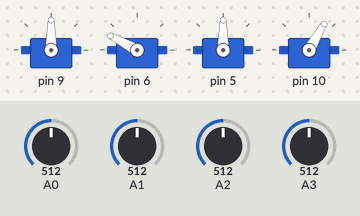
Recording of a sketch running on a simulated Arduino Uno, built with avr-gcc and run on an emulated ATmega328P. Parts: 4 × servo. The test bench sets the inputs (shaded band); at power-on: A0 = 512, A2 = 512, A3 = 512, A1 = 512. What the sketch prints to the serial monitor is not drawn.

Above: at 1.2 s.
1.3 s: A0 set to 428
2.8 s: A0 set to 399
At 3.27 s:
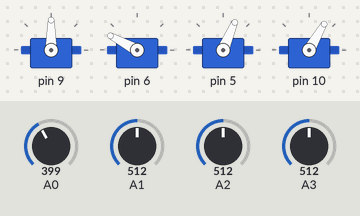
At 4.7 s:
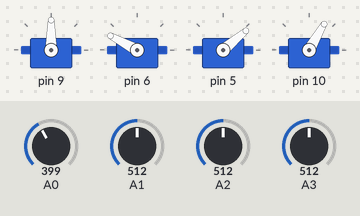
5.3 s: A2 set to 426
6.8 s: A2 set to 402
At 9.7 s:
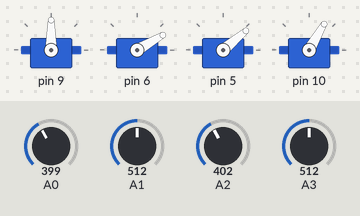
9.8 s: A3 set to 420
11.3 s: A3 set to 402
At 13.7 s:
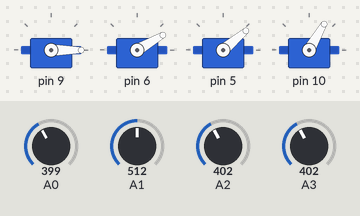
Timing chart, 0 to 15.2 s (numbered marks = the images above; inputs shaded):
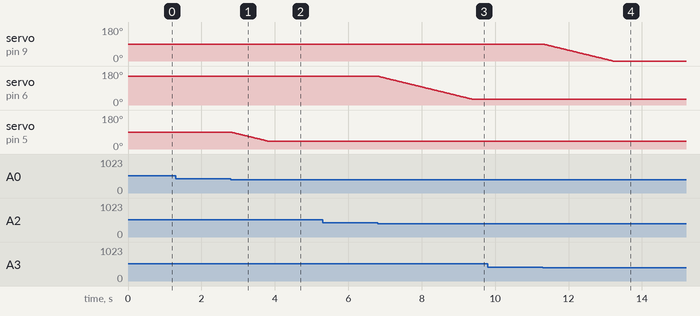

The sketch:

robot_arms.ino
```cpp
#include <Servo.h>

#define XPOS 0
#define YPOS 1

const int SERVOS = 4;
int PIN[SERVOS];
int value[SERVOS];
int idle[SERVOS];
int currentAngle[SERVOS];
int MIN[SERVOS];
int MAX[SERVOS];
int INITANGLE[SERVOS];
int previousAngle[SERVOS];
int ANA[SERVOS];
Servo myservo[SERVOS];

void setup()   {
  Serial.begin(9600);
  //좌우회전 서보모터
  PIN[0] = 9; //서보모터 IO를 9번핀으로 지정
  MIN[0] = 0; //서보모터 최소 회전각도
  MAX[0] = 180; //서보모터 최대 회전각도
  INITANGLE[0] = 90; //서보모터 초기각도
  ANA[0] = 3; //조이스틱스위치입력 IO를 아날로그 A3번핀으로 지정
  //왼쪽 서보모터
  PIN[1] = 6;
  MIN[1] = 30;
  MAX[1] = 165;
  INITANGLE[1] = 152;
  ANA[1] = 2;
  //오른쪽 서보모터
  PIN[2] = 5;
  MIN[2] = 40;
  MAX[2] = 180;
  INITANGLE[2] = 90;
  ANA[2] = 0;
  //그립퍼 서보모터
  PIN[3] = 10;
  MIN[3] = 60;
  MAX[3] = 180;
  INITANGLE[3] = 60;
  ANA[3] = 1;

  for (int i = 0; i < SERVOS; i++){
    myservo[i].attach(PIN[i]);
    myservo[i].write(INITANGLE[i]);
    value[i] = 0;
    idle[i] = 0;
    previousAngle[i]=INITANGLE[i];
  }
}

void loop() {
  delay(20); // 로봇팔 속도조정을 위한 딜레이

    for (int i = 0; i < SERVOS; i++){
      value[i] = analogRead(ANA[i]);
      currentAngle[i] = myservo[i].read();

      if (value[i] > 612) {
        idle[i] = 0;

        if (currentAngle[i] < MAX[i]) {
          ++currentAngle[i];
        }

        if (!myservo[i].attached()){
          myservo[i].attach(PIN[i]);
        }

        myservo[i].write(currentAngle[i]);
      } else if (value[i] < 412) {
      idle[i] = 0;
      if (currentAngle[i] > MIN[i]) {
        --currentAngle[i];
      }

      if (!myservo[i].attached()){
        myservo[i].attach(PIN[i]);
      }
      myservo[i].write(currentAngle[i]);
    } else {
      ++idle[i];
    }

    Serial.print(i + " ");
    Serial.println(currentAngle[i]);

    if (idle[i] > 100){
      myservo[i].detach(); //서보모터를 일정시간 사용하지 않으면 연결을 끊어둔다.
      idle[i] = 0;
    }
  }

}
```

Measured:
- the behaviour switches between 412 and 411 on A0 (found by bisection; images 0 and 1)
- the behaviour switches between 412 and 411 on A2 (found by bisection; images 2 and 3)
- the behaviour switches between 412 and 411 on A3 (found by bisection; images 3 and 4)
- after the input at 2.8 s, servo on pin 5: moves from 90° to 40° over 1.0 s, starting at once
- after the input at 6.8 s, servo on pin 6: moves from 152° to 30° over 2.6 s, starting at once
- after the input at 11.3 s, servo on pin 9: moves from 90° to 0° over 1.9 s, starting at once
